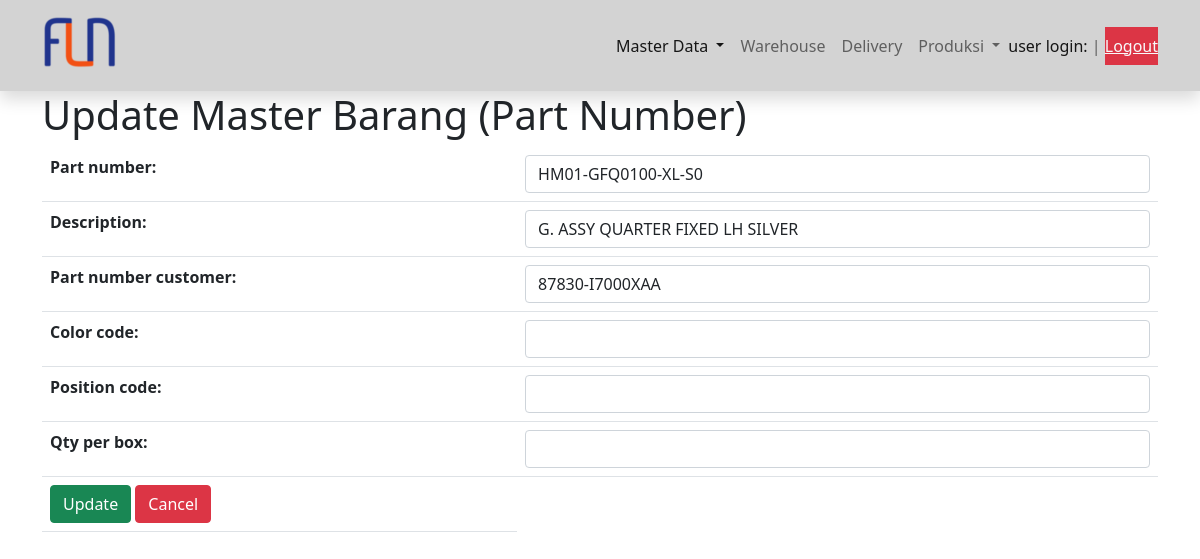
/edit_master_barang/18, run on an earlier commit of the app's database.
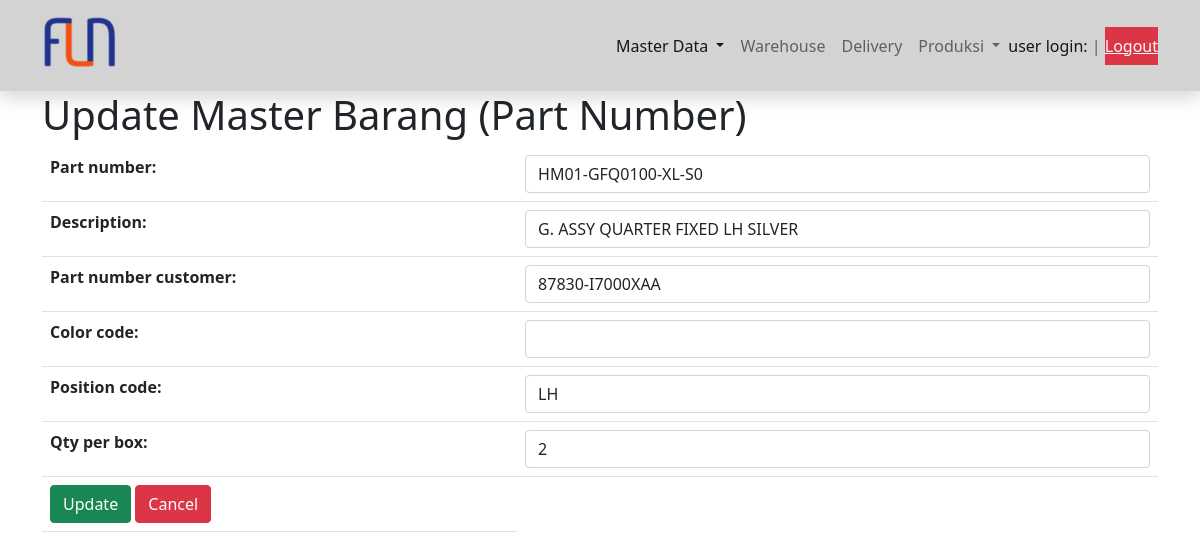
And on a later commit of the database.
### scanner/models.py (models this page shows, shortened)
class Barang(models.Model):
    part_number = models.CharField(max_length=18)
    description = models.CharField(max_length=32)
    part_number_customer =  models.CharField(max_length=18)
    barcode = models.TextField()
    color_code = models.CharField(max_length=3, blank=True, null=True)
    position_code = models.CharField(max_length=6, blank=True, null=True)
    qty_per_box = models.IntegerField(max_length=2, null=True)

### scanner/views.py (the view)
# urls.py: path('edit_master_barang/<int:pk>', views.EditMasterBarang.as_view(), name='edit_master_barang'),
class EditMasterBarang(UpdateView):
    model = Barang
    template_name = 'update_master_barang.html'
    form_class = FormMasterBarang

### scanner/forms.py
class FormMasterBarang(ModelForm):
    class Meta:
        model = Barang
        fields = '__all__'
        exclude = ['barcode']
        widgets = {
            'part_number': forms.TextInput({'class':'form-control'}),
            'description': forms.TextInput({'class':'form-control'}),
            'part_number_customer': forms.TextInput({'class':'form-control'}),
            'color_code': forms.TextInput({'class':'form-control'}),
            'position_code': forms.TextInput({'class':'form-control'}),
            'qty_per_box': forms.TextInput({'class':'form-control'}),
        }

### templates/update_master_barang.html
{% extends 'base.html' %}
{% block content %}
<div class="container">
    <h1>Update Master Barang (Part Number)</h1>
    <form action="" method="post">{% csrf_token %}
        <table class="table">
            {{ form.as_table }}
            <tr>
                <td>
                    <button type="submit" class="btn btn-success">Update</button>
                    <a href="{% url 'list_barang' %}"  class="btn btn-danger">Cancel</a>
                </td>
            </tr>
        </table>
    </form>
</div>
{% endblock content %}

What changed in the data, as far as the page shows it:
changed Barang "HM01-GFQ0100-XL-S0": position_code (not shown) → "LH"; qty_per_box (not shown) → "2"
